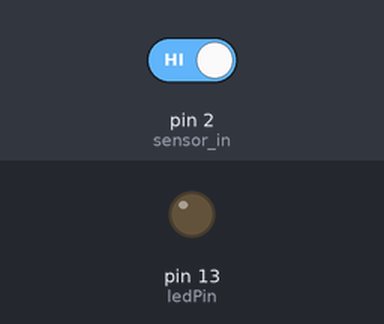
A sketch run on a simulated Arduino Uno, built with avr-gcc and run on an emulated ATmega328P. Parts: output pins drawn as LEDs (lit = HIGH). Inputs (shaded band) come from the test bench; at power-on: pin 2 (sensor_in) HIGH.

Above: at 1.2 s.
1.3 s: pin 2 (sensor_in) driven LOW
At 1.8 s:
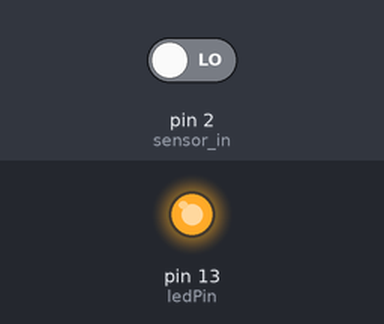
2.8 s: pin 2 (sensor_in) driven HIGH
At 4.2 s:
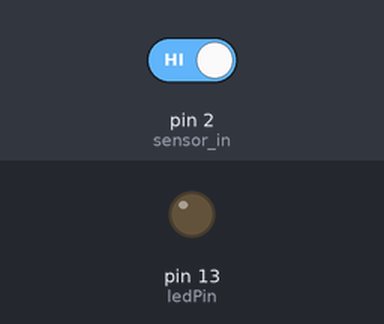
Timing chart, 0 to 5.8 s (numbered marks = the images above; inputs shaded):
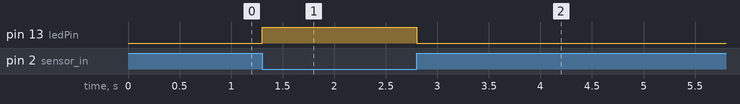

Measured:
- after the input at 1.3 s, pin 13 (ledPin): LOW → HIGH at once
- after the input at 2.8 s, pin 13 (ledPin): HIGH → LOW at once

The sketch:

Turbidity.ino
```cpp
int ledPin = 13;                // Connect an LED on pin 13, or use the onboard one
int sensor_in = 2;                 // Connect turbidity sensor to Digital Pin 2

void setup() {
  pinMode(ledPin, OUTPUT);      // Set ledPin to output mode
  pinMode(sensor_in, INPUT);       //Set the turbidity sensor pin to input mode
}

void loop() {
  Serial.println (sensor_in);
  if (digitalRead(sensor_in) == LOW) {   //read sensor signal
    digitalWrite(ledPin, HIGH);   // if sensor is LOW, then turn on
  }

  else
  {
    digitalWrite(ledPin, LOW);    // if sensor is HIGH, then turn off the led
  }

}
```
